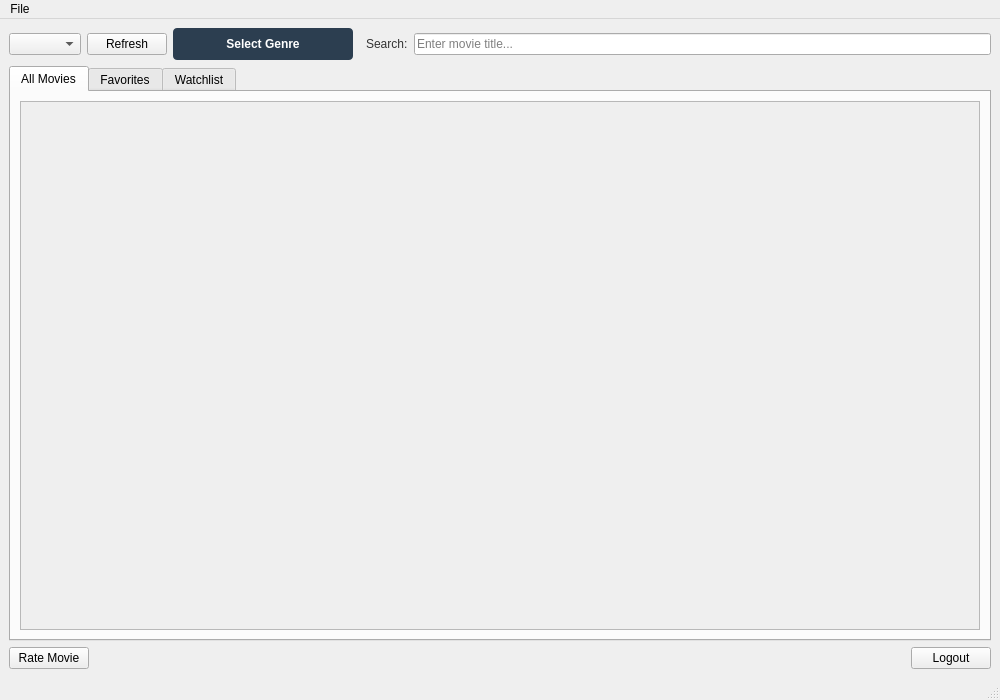
<?xml version="1.0" encoding="UTF-8"?>
<ui version="4.0">
 <class>MoviesWindow</class>
 <widget class="QMainWindow" name="MoviesWindow">
  <property name="geometry">
   <rect>
    <x>0</x>
    <y>0</y>
    <width>1000</width>
    <height>700</height>
   </rect>
  </property>
  <property name="windowTitle">
   <string>CineVault - Movies Database</string>
  </property>
  <property name="styleSheet">
   <string notr="true">QMainWindow {
    background-color: #0f1620;
    color: #ffffff;
}
QTabWidget::pane {
    border: 1px solid #30363d;
    background-color: #0f1620;
    border-radius: 8px;
}
QTabBar::tab {
    background-color: #1c2333;
    color: #ffffff;
    padding: 10px 20px;
    border-top-left-radius: 8px;
    border-top-right-radius: 8px;
    margin-right: 2px;
    font-weight: bold;
}
QTabBar::tab:selected {
    background-color: #3d5af1;
    color: #ffffff;
}
QTabBar::tab:hover:!selected {
    background-color: #2a3655;
}
QPushButton {
    background-color: #3d5af1;
    color: white;
    border: none;
    border-radius: 6px;
    padding: 8px 16px;
    font-weight: bold;
    font-size: 13px;
}
QPushButton:hover {
    background-color: #5a74f2;
}
QPushButton:pressed {
    background-color: #2d4ad1;
}
QPushButton:disabled {
    background-color: #1c2333;
    color: #8b949e;
}
QPushButton#favoriteButton, QPushButton#watchlistButton {
    background-color: rgba(0, 0, 0, 0.5);
    border: none;
    border-radius: 20px;
    padding: 5px;
}
QPushButton#favoriteButton:hover, QPushButton#watchlistButton:hover {
    background-color: rgba(61, 90, 241, 0.7);
}
QLineEdit {
    background-color: #ffffff;
    color: #333333;
    border: 1px solid #cccccc;
    border-radius: 6px;
    padding: 8px;
    font-size: 13px;
}
QLineEdit:focus {
    border: 1px solid #3d5af1;
}
QComboBox {
    background-color: #ffffff;
    color: #333333;
    border: 1px solid #cccccc;
    border-radius: 6px;
    padding: 8px;
    font-size: 13px;
}
QComboBox:hover {
    border: 1px solid #3d5af1;
}
QComboBox::drop-down {
    border: none;
    width: 20px;
}
QLabel {
    color:rgb(252, 252, 252);
    font-size: 13px;
}
QScrollArea {
    background-color: #ffffff;
    border: none;
    border-radius: 8px;
}
QScrollArea &gt; QWidget &gt; QWidget {
    background-color: #ffffff;
}
QStatusBar {
    background-color: #f5f5f5;
    color: #333333;
    border-top: 1px solid #e0e0e0;
    font-size: 12px;
}
QScrollBar:vertical {
    border: none;
    background: #1c2333;
    width: 10px;
    border-radius: 5px;
}
QScrollBar::handle:vertical {
    background: #3d5af1;
    border-radius: 5px;
}
QScrollBar::add-line:vertical, QScrollBar::sub-line:vertical {
    height: 0px;
}
QScrollBar:horizontal {
    border: none;
    background: #1c2333;
    height: 10px;
    border-radius: 5px;
}
QScrollBar::handle:horizontal {
    background: #3d5af1;
    border-radius: 5px;
}
QScrollBar::add-line:horizontal, QScrollBar::sub-line:horizontal {
    width: 0px;
}
</string>
  </property>
  <widget class="QWidget" name="centralwidget">
   <layout class="QVBoxLayout" name="verticalLayout">
    <item>
     <layout class="QHBoxLayout" name="horizontalLayout">
      <item>
       <widget class="QComboBox" name="sortComboBox"/>
      </item>
      <item>
       <widget class="QPushButton" name="refreshButton">
        <property name="text">
         <string>Refresh</string>
        </property>
        <property name="icon">
         <iconset resource="resources.qrc">
          <normaloff>:/images/refresh.png</normaloff>:/images/refresh.png</iconset>
        </property>
       </widget>
      </item>
      <item>
       <widget class="QPushButton" name="genreFilterButton">
        <property name="minimumSize">
         <size>
          <width>180</width>
          <height>32</height>
         </size>
        </property>
        <property name="maximumSize">
         <size>
          <width>180</width>
          <height>32</height>
         </size>
        </property>
        <property name="font">
         <font>
          <weight>75</weight>
          <bold>true</bold>
         </font>
        </property>
        <property name="styleSheet">
         <string notr="true">QPushButton#genreFilterButton {
    background-color: #2c3e50;
    color: white;
    border: none;
    border-radius: 4px;
    padding: 4px 12px;
    font-weight: bold;
}
QPushButton#genreFilterButton:hover {
    background-color: #34495e;
}
QPushButton#genreFilterButton:pressed {
    background-color: #1c2833;
}</string>
        </property>
        <property name="text">
         <string>Select Genre</string>
        </property>
        <property name="icon">
         <iconset>
          <normaloff>:/images/filter.png</normaloff>:/images/filter.png</iconset>
        </property>
        <property name="iconSize">
         <size>
          <width>16</width>
          <height>16</height>
         </size>
        </property>
       </widget>
      </item>
      <item>
       <spacer name="horizontalSpacer">
        <property name="orientation">
         <enum>Qt::Orientation::Horizontal</enum>
        </property>
       </spacer>
      </item>
      <item>
       <widget class="QLabel" name="searchLabel">
        <property name="palette">
         <palette>
          <active>
           <colorrole role="WindowText">
            <brush brushstyle="SolidPattern">
             <color alpha="255">
              <red>51</red>
              <green>51</green>
              <blue>51</blue>
             </color>
            </brush>
           </colorrole>
           <colorrole role="Text">
            <brush brushstyle="SolidPattern">
             <color alpha="255">
              <red>51</red>
              <green>51</green>
              <blue>51</blue>
             </color>
            </brush>
           </colorrole>
           <colorrole role="ButtonText">
            <brush brushstyle="SolidPattern">
             <color alpha="255">
              <red>51</red>
              <green>51</green>
              <blue>51</blue>
             </color>
            </brush>
           </colorrole>
           <colorrole role="PlaceholderText">
            <brush brushstyle="SolidPattern">
             <color alpha="128">
              <red>51</red>
              <green>51</green>
              <blue>51</blue>
             </color>
            </brush>
           </colorrole>
          </active>
          <inactive>
           <colorrole role="WindowText">
            <brush brushstyle="SolidPattern">
             <color alpha="255">
              <red>51</red>
              <green>51</green>
              <blue>51</blue>
             </color>
            </brush>
           </colorrole>
           <colorrole role="Text">
            <brush brushstyle="SolidPattern">
             <color alpha="255">
              <red>51</red>
              <green>51</green>
              <blue>51</blue>
             </color>
            </brush>
           </colorrole>
           <colorrole role="ButtonText">
            <brush brushstyle="SolidPattern">
             <color alpha="255">
              <red>51</red>
              <green>51</green>
              <blue>51</blue>
             </color>
            </brush>
           </colorrole>
           <colorrole role="PlaceholderText">
            <brush brushstyle="SolidPattern">
             <color alpha="128">
              <red>51</red>
              <green>51</green>
              <blue>51</blue>
             </color>
            </brush>
           </colorrole>
          </inactive>
          <disabled>
           <colorrole role="WindowText">
            <brush brushstyle="SolidPattern">
             <color alpha="255">
              <red>51</red>
              <green>51</green>
              <blue>51</blue>
             </color>
            </brush>
           </colorrole>
           <colorrole role="Text">
            <brush brushstyle="SolidPattern">
             <color alpha="255">
              <red>51</red>
              <green>51</green>
              <blue>51</blue>
             </color>
            </brush>
           </colorrole>
           <colorrole role="ButtonText">
            <brush brushstyle="SolidPattern">
             <color alpha="255">
              <red>51</red>
              <green>51</green>
              <blue>51</blue>
             </color>
            </brush>
           </colorrole>
           <colorrole role="PlaceholderText">
            <brush brushstyle="SolidPattern">
             <color alpha="128">
              <red>51</red>
              <green>51</green>
              <blue>51</blue>
             </color>
            </brush>
           </colorrole>
          </disabled>
         </palette>
        </property>
        <property name="mouseTracking">
         <bool>false</bool>
        </property>
        <property name="text">
         <string>Search:</string>
        </property>
       </widget>
      </item>
      <item>
       <widget class="QLineEdit" name="searchLineEdit">
        <property name="placeholderText">
         <string>Enter movie title...</string>
        </property>
       </widget>
      </item>
     </layout>
    </item>
    <item>
     <widget class="QTabWidget" name="tabWidget">
      <property name="currentIndex">
       <number>0</number>
      </property>
      <widget class="QWidget" name="allMoviesTab">
       <attribute name="title">
        <string>All Movies</string>
       </attribute>
       <layout class="QVBoxLayout" name="verticalLayout_2">
        <item>
         <widget class="QScrollArea" name="moviesScrollArea">
          <property name="widgetResizable">
           <bool>true</bool>
          </property>
          <widget class="QWidget" name="scrollAreaWidgetContents">
           <property name="geometry">
            <rect>
             <x>0</x>
             <y>0</y>
             <width>954</width>
             <height>479</height>
            </rect>
           </property>
           <layout class="QGridLayout" name="moviesGridLayout">
            <property name="leftMargin">
             <number>10</number>
            </property>
            <property name="topMargin">
             <number>10</number>
            </property>
            <property name="rightMargin">
             <number>10</number>
            </property>
            <property name="bottomMargin">
             <number>10</number>
            </property>
            <property name="spacing">
             <number>10</number>
            </property>
           </layout>
          </widget>
         </widget>
        </item>
       </layout>
      </widget>
      <widget class="QWidget" name="favoritesTab">
       <attribute name="title">
        <string>Favorites</string>
       </attribute>
       <layout class="QVBoxLayout" name="verticalLayout_3">
        <item>
         <widget class="QScrollArea" name="favoritesScrollArea">
          <property name="widgetResizable">
           <bool>true</bool>
          </property>
          <widget class="QWidget" name="favoritesScrollAreaWidgetContents">
           <property name="geometry">
            <rect>
             <x>0</x>
             <y>0</y>
             <width>954</width>
             <height>479</height>
            </rect>
           </property>
           <layout class="QGridLayout" name="favoritesGridLayout">
            <property name="leftMargin">
             <number>10</number>
            </property>
            <property name="topMargin">
             <number>10</number>
            </property>
            <property name="rightMargin">
             <number>10</number>
            </property>
            <property name="bottomMargin">
             <number>10</number>
            </property>
            <property name="spacing">
             <number>10</number>
            </property>
           </layout>
          </widget>
         </widget>
        </item>
       </layout>
      </widget>
      <widget class="QWidget" name="watchlistTab">
       <attribute name="title">
        <string>Watchlist</string>
       </attribute>
       <layout class="QVBoxLayout" name="verticalLayout_4">
        <item>
         <widget class="QScrollArea" name="watchlistScrollArea">
          <property name="widgetResizable">
           <bool>true</bool>
          </property>
          <widget class="QWidget" name="watchlistScrollAreaWidgetContents">
           <property name="geometry">
            <rect>
             <x>0</x>
             <y>0</y>
             <width>954</width>
             <height>479</height>
            </rect>
           </property>
           <layout class="QGridLayout" name="watchlistGridLayout">
            <property name="leftMargin">
             <number>10</number>
            </property>
            <property name="topMargin">
             <number>10</number>
            </property>
            <property name="rightMargin">
             <number>10</number>
            </property>
            <property name="bottomMargin">
             <number>10</number>
            </property>
            <property name="spacing">
             <number>10</number>
            </property>
           </layout>
          </widget>
         </widget>
        </item>
       </layout>
      </widget>
     </widget>
    </item>
    <item>
     <layout class="QHBoxLayout" name="horizontalLayout_2">
      <item>
       <widget class="QPushButton" name="rateButton">
        <property name="text">
         <string>Rate Movie</string>
        </property>
        <property name="icon">
         <iconset resource="resources.qrc">
          <normaloff>:/images/star.png</normaloff>:/images/star.png</iconset>
        </property>
       </widget>
      </item>
      <item>
       <spacer name="horizontalSpacer_2">
        <property name="orientation">
         <enum>Qt::Orientation::Horizontal</enum>
        </property>
        <property name="sizeHint" stdset="0">
         <size>
          <width>40</width>
          <height>20</height>
         </size>
        </property>
       </spacer>
      </item>
      <item>
       <widget class="QPushButton" name="logoutButton">
        <property name="text">
         <string>Logout</string>
        </property>
       </widget>
      </item>
     </layout>
    </item>
   </layout>
  </widget>
  <widget class="QMenuBar" name="menubar">
   <property name="geometry">
    <rect>
     <x>0</x>
     <y>0</y>
     <width>1000</width>
     <height>25</height>
    </rect>
   </property>
   <widget class="QMenu" name="menuFile">
    <property name="title">
     <string>File</string>
    </property>
    <addaction name="actionExit"/>
   </widget>
   <addaction name="menuFile"/>
  </widget>
  <widget class="QStatusBar" name="statusbar"/>
  <action name="actionExit">
   <property name="text">
    <string>Exit</string>
   </property>
  </action>
 </widget>
 <resources>
  <include location="resources.qrc"/>
 </resources>
 <connections/>
</ui>
